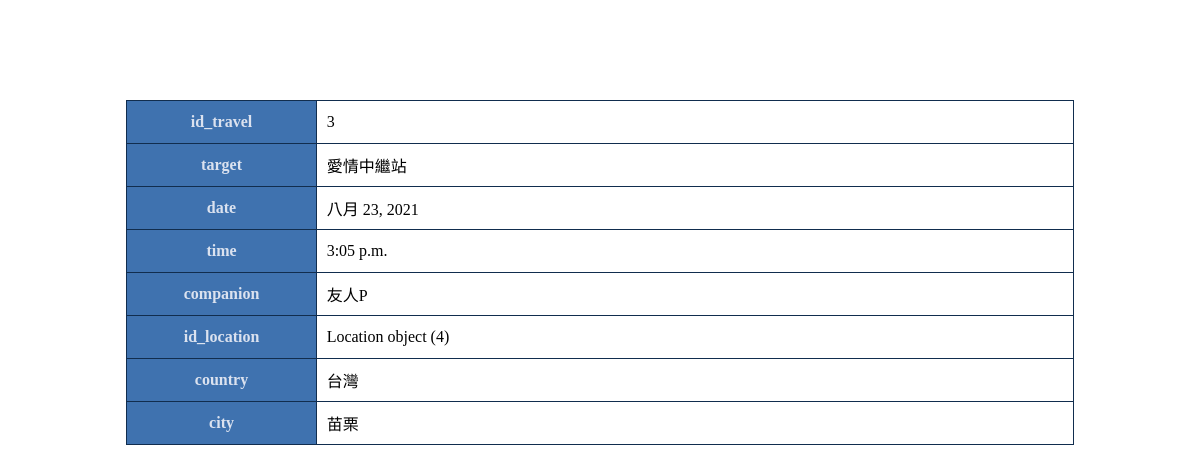
The app's page /info/3/ with its own data.
### demo2/models.py (models this page shows)
class Travel(models.Model):
    id_travel = models.IntegerField(primary_key=True)
    target = models.CharField(max_length=100)
    date = models.DateField(null=True)
    time = models.TimeField(null=True)
    companion = models.CharField(max_length=100)
    location = models.ForeignKey(Location, models.DO_NOTHING, blank=True, null=True)

class Location(models.Model):
    id_location = models.IntegerField(primary_key=True)
    country = models.CharField(max_length=20)
    city = models.CharField(max_length=20, blank=True, null=True)

### demo2/views.py (the view)
# urls.py: path('info/<int:pk>/', table_info, name='info_url'),
def table_info(request, pk):
    travel = get_object_or_404(Travel, pk=pk)
    t_info = {'info': travel}
    return render(request, 'table_info.html', t_info)

### templates/table_info.html (shortened to what this page needs)
<!DOCTYPE html>
<html lang="zh-TW">
    <head>
        {% load static %}
        <link href="{% static 'css/table_info.css' %}" rel="stylesheet">
    </head>
    <body>
        <div class="table_structure">
            <table class="normal_table">
                <tbody>
                    <tr>
                        <th>id_travel</th>
                        <td> {{ info.id_travel }} </td>
                    </tr>
                    <tr>
                        <th>target</th>
                        <td> {{ info.target }} </td>
                    </tr>
                    <tr>
                        <th>date</th>
                        <td> {{ info.date }} </td>
                    </tr>
                    <tr>
                        <th>time</th>
                        <td> {{ info.time }} </td>
                    </tr>
                    <tr>
                        <th>companion</th>
                        <td> {{ info.companion }} </td>
                    </tr>
                    <tr>
                        <th>id_location</th>
                        <td> {{ info.location }} </td>
                    </tr>
                    <tr>
                        <th>country</th>
                        <td> {{ info.location.country }} </td>
                    </tr>
                    <tr>
                        <th>city</th>
                        <td> {{ info.location.city }} </td>
                    </tr>
                </tbody>
            </table>
        </div>
    </body>
</html>

### static/css/table_info.css (style rules this page uses)
.table_structure { width: 80%; margin: auto; margin-top: 100px; }
.normal_table { width: 100%; vertical-align: middle; border-collapse: collapse; }
.normal_table th { background-color: #3f72af; color: #dbe2ef; height: 40px; width: 20%; min-width: 150px; text-align: center; border: 1px solid #112d4e; }
.normal_table td { width: 80%; min-width: 150px; border: 1px solid #112d4e; padding-left: 10px; }

### records on screen
Travel: id_travel "3", target "愛情中繼站", date "八月 23, 2021", time "3:05 p.m.", companion "友人P", location "Location object (4)", location.country "台灣", location.city "苗栗"
